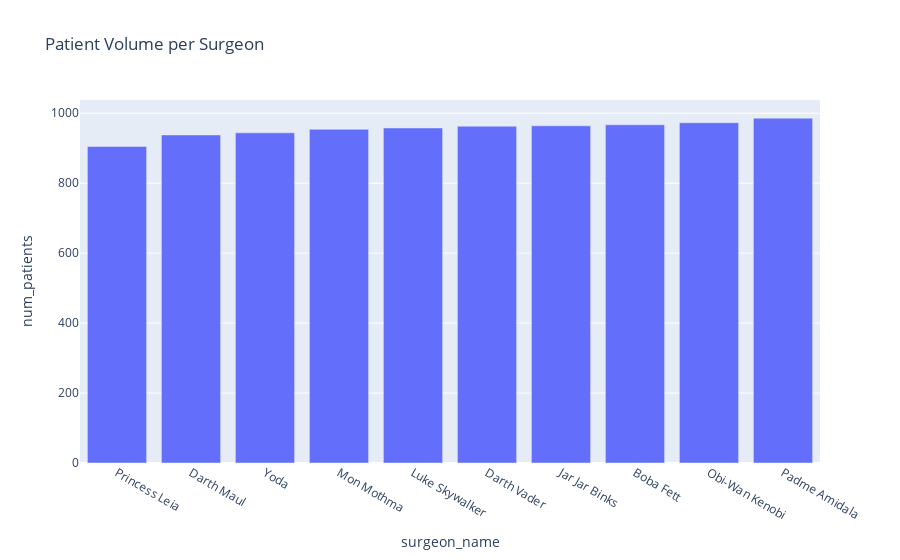

Source (notebook cell):
### Markdown cell above
### Bar Chart: Patient Volume per Surgeon

### Code cell
fig = px.bar(
    surgeon_scores.sort_values(by='num_patients'),
    x='surgeon_name',
    y='num_patients',
    title='Patient Volume per Surgeon'
)
fig.show()

### Figure 1 — Plotly figure (JSON) as saved in the notebook; plotly's stock layout.template omitted (floating-point values rounded to 4 significant figures)
{"data": [{"hovertemplate": "surgeon_name=%{x}<br>num_patients=%{y}<extra></extra>", "legendgroup": "", "marker": {"color": "#636efa", "pattern": {"shape": ""}}, "name": "", "orientation": "v", "showlegend": false, "textposition": "auto", "type": "bar", "x": ["Princess Leia", "Darth Maul", "Yoda", "Mon Mothma", "Luke Skywalker", "Darth Vader", "Jar Jar Binks", "Boba Fett", "Obi-Wan Kenobi", "Padme Amidala"], "xaxis": "x", "y": [905, 938, 944, 954, 958, 963, 964, 967, 973, 986], "yaxis": "y"}], "layout": {"barmode": "relative", "legend": {"tracegroupgap": 0}, "title": {"text": "Patient Volume per Surgeon"}, "xaxis": {"anchor": "y", "domain": [0, 1], "title": {"text": "surgeon_name"}}, "yaxis": {"anchor": "x", "domain": [0, 1], "title": {"text": "num_patients"}}}}
